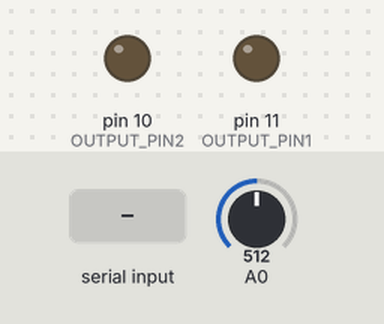
Recording of a sketch running on a simulated Arduino Uno, built with avr-gcc and run on an emulated ATmega328P. On the bench: output pins drawn as LEDs (lit = HIGH). The test bench sets the inputs (shaded band); at power-on: A0 = 512. What the sketch prints to the serial monitor is not drawn.

Above: at 1.2 s.
1.3 s: ",\n" received over Serial
At 1.6 s:
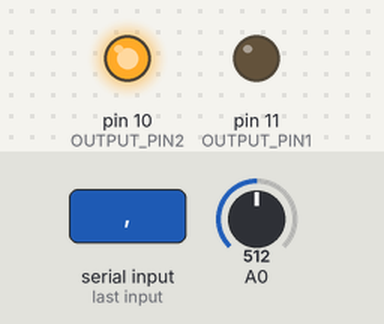
2.8 s: "90,45,200\n" received over Serial
At 4.0 s:
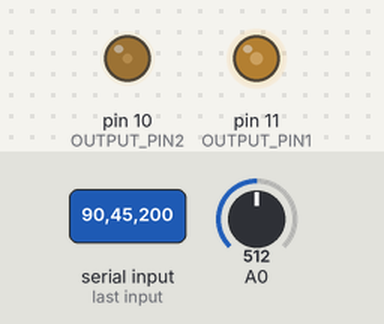
4.3 s: ";\n" received over Serial
At 5.1 s:
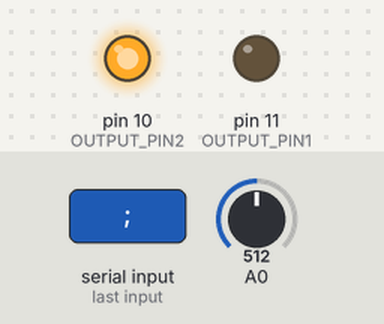
5.8 s: "30,150,10\n" received over Serial
At 6.5 s:
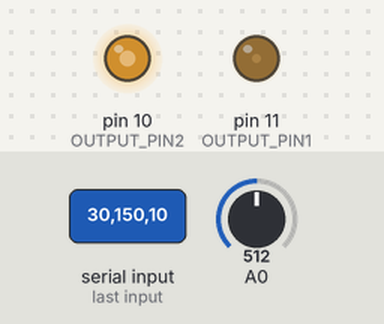
7.3 s: "90,45\n" received over Serial
At 8.5 s:
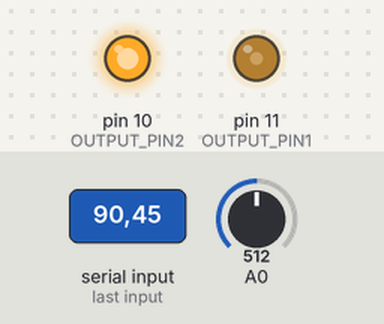
8.8 s: "30,150\n" received over Serial
At 9.9 s:
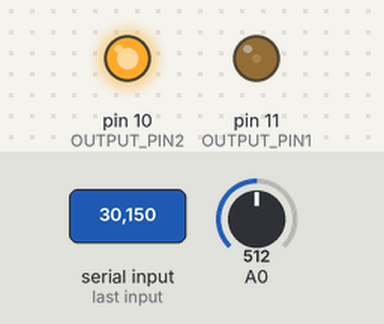
Timing chart, 0 to 11.3 s (numbered marks = the images above; inputs shaded):
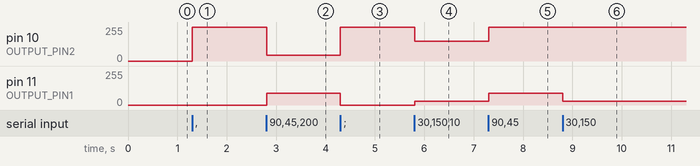

Measured:
- after the input at 1.3 s, pin 10 (OUTPUT_PIN2): 0/255 → 255/255 at once
- after the input at 2.8 s, pin 10 (OUTPUT_PIN2): 255/255 → 45/255 at once; pin 11 (OUTPUT_PIN1): 0/255 → 90/255 at once
- after the input at 4.3 s, pin 10 (OUTPUT_PIN2): 45/255 → 255/255 at once; pin 11 (OUTPUT_PIN1): 90/255 → 0/255 at once
- after the input at 5.8 s, pin 10 (OUTPUT_PIN2): 255/255 → 150/255 at once; pin 11 (OUTPUT_PIN1): 0/255 → 30/255 at once
- after the input at 7.3 s, pin 10 (OUTPUT_PIN2): 150/255 → 255/255 at once; pin 11 (OUTPUT_PIN1): 30/255 → 90/255 at once
- after the input at 8.8 s, pin 11 (OUTPUT_PIN1): 90/255 → 30/255 at once

The sketch:

serial-port.ino
```cpp
#define NUM_VALUES 2
#define OUTPUT_PIN1 11
#define OUTPUT_PIN2 10

long lastSerialOut = 0;

void setup() {
  Serial.begin(9600);
  pinMode(OUTPUT_PIN1, OUTPUT);
  pinMode(OUTPUT_PIN2, OUTPUT);
}

void loop() {

  if (millis() > lastSerialOut + 100) { // only send once every 100 miliseconds
     // Send sensor data out over Serial
      Serial.println(analogRead(A0)/4);
      lastSerialOut = millis();
  }

}

/*
  SerialEvent occurs whenever a new data comes in the hardware serial RX. This
  routine is run between each time loop() runs, so using delay inside loop can
  delay response.
*/
void serialEvent() {
  // Check to see if there is any incoming serial data
  if (Serial.available() > 0) {

    int incomingValues[NUM_VALUES];
    // read string until the end of the line
    String rcvdSerialData = Serial.readStringUntil('\n');
    split(rcvdSerialData, incomingValues, NUM_VALUES);

    analogWrite(OUTPUT_PIN1, incomingValues[0]);
    analogWrite(OUTPUT_PIN2, incomingValues[1]);
  }
}

void split(String inputString, int returnData[], int numOfValues) {
  // split comma seperated values into an array
  int index = 0;
  int lastPos = 0;

  for (int i = 0; i < inputString.length(); i++) {
    if (inputString.charAt(i) == ',' || inputString.charAt(i) == ';' && index < numOfValues) {
      String tempStr = inputString.substring(lastPos, i);
      // uncoment this line to test
     // Serial.println(tempStr);
      returnData[index] = tempStr.toInt();
      index++;
      lastPos = i + 1;
    }
  }
}
```
